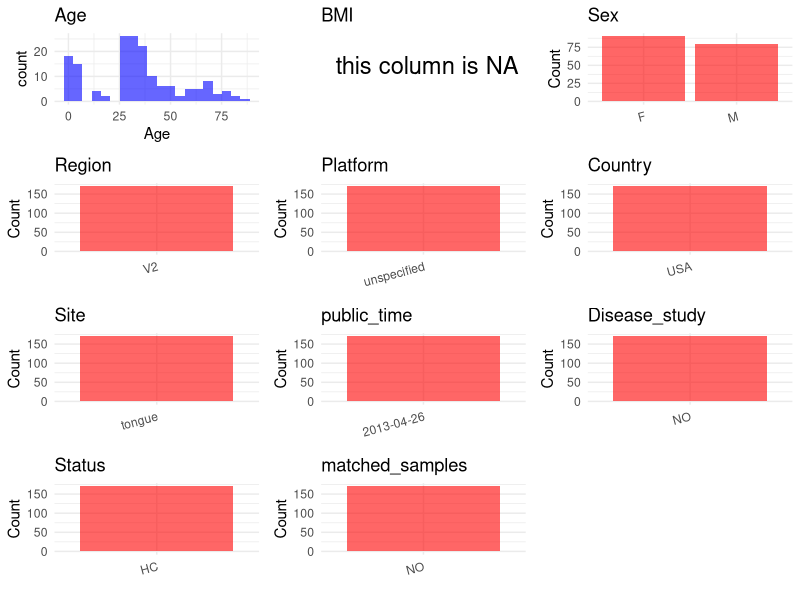

This figure's R source: (Note: this script raises an error after producing the figure.)
## ---- chunk 1
# Load necessary libraries
library(dplyr)
library(ggplot2)
library(cowplot)

# Set working directory (update this path to your local directory)
setwd("D:/oral_project/PRJEB1799")

# Read the initial metadata files
initial_meta<-read.csv("SraRunTable.csv",header = T)

# Combine the two metadata files
#meta <- rbind(initial_meta, initial_meta1)

#Remove entries non-oral samples
#initial_meta <- subset(initial_meta,isolate %in% c("saliva","tongue coat"))
initial_meta <- initial_meta[initial_meta$Organism != "gut metagenome", ]
initial_meta <- initial_meta[initial_meta$Organism != "human gut metagenome", ]
initial_meta <- initial_meta[initial_meta$Organism != "organismal metagenomes", ]
initial_meta <- initial_meta[initial_meta$Organism != "Parnassius szechenyii incognitus", ]
# Check the number of samples containing "HT" in Sample.Name (e.g., healthy controls)
#nrow(subset(meta, grepl("HT", Sample.Name)))

# Display the first few rows of the metadata
head(initial_meta)
## ---- chunk 2
# Create a uniform metadata dataframe
metadata <- data.frame(
  BioProject = initial_meta$BioProject,
  Run = initial_meta$Run,
  sample_name = initial_meta$Sample.Name,
  Age = initial_meta$AGE,
  BMI = NA,
  Sex = initial_meta$sex,
  Region = initial_meta$target_subfragment..exp.,
  Platform = initial_meta$Instrument,
  Country = initial_meta$geo_loc_name_country,
  Site = "tongue",
  public_time = "2013-04-26",
  PCR_primers = initial_meta$pcr_primers..exp.,
  stringsAsFactors = FALSE
)
## ---- chunk 3
metadata <- metadata %>%
  mutate(Sex = recode(Sex, "47" = "M", "48" = "F"))
## ---- chunk 4
# Add information obtained from the publication
metadata$title <- "Prevalence and Source of Fecal and Oral Bacteria on Infant, Child, and Adult Hands"
metadata$Disease_study <- "NO"
# Assign disease status based on sample_name patterns
metadata$Status <- "HC"

#extract subject id by remove prefix of sample_name
metadata$sample_name <- gsub("SAMEA", "", metadata$sample_name)

# Check initial data distribution
cat("Initial sample distribution:\n")
table(metadata$sample_name)
table(metadata$Site)

# Calculate sampling frequency per subject
sample_counts <- table(metadata$sample_name)
cat("\nNumber of samples per subject:\n")
print(sample_counts)

# Create matched_samples column
metadata$matched_samples <- ifelse(metadata$sample_name %in% names(sample_counts[sample_counts >= 2]), "YES", "NO")

## ---- chunk 5
# Check the number of unique runs and sample names
print(paste("Number of unique runs:", length(unique(metadata$Run))))
print(paste("Number of unique sample names:", length(unique(metadata$sample_name))))
## ---- chunk 6
# Select columns for visualization
plot_data <- metadata %>%
  select(-BioProject, -Run, -sample_name, -title)

# Function to create simple plots for each column
create_simple_plots <- function(data) {
  plots <- list()
  
  for (col in colnames(data)) {
    # Check if the column is all NA
    if (all(is.na(data[[col]]))) {
      # Create an empty plot with text indicating all NA
      p <- ggplot() +
        annotate("text", x = 0.5, y = 0.5, label = "this column is NA", size = 6) +
        labs(title = col) +
        theme_void()
    } else if (is.numeric(data[[col]])) {
      # Numeric variable: histogram
      p <- ggplot(data, aes(x = .data[[col]])) +
        geom_histogram(fill = "blue", alpha = 0.6, bins = 20, na.rm = TRUE) +
        labs(title = col) +
        theme_minimal()
    } else {
      # Categorical variable: bar plot (remove NA values)
      count_data <- as.data.frame(table(data[[col]], useNA = "ifany"))
      p <- ggplot(count_data, aes(x = reorder(Var1, -Freq), y = Freq)) +
        geom_col(fill = "red", alpha = 0.6) +
        labs(title = col, x = NULL, y = "Count") +
        theme_minimal() +
        theme(axis.text.x = element_text(angle = 15, hjust = 1))
    }
    plots[[col]] <- p
  }
  
  return(plots)
}

# Generate and arrange plots
plots <- create_simple_plots(plot_data)
p<-plot_grid(plots$Age, 
          plots$BMI, 
          plots$Sex, 
          plots$Region, 
          plots$Platform, 
          plots$Country, 
          plots$Site,
          plots$public_time, 
          plots$Disease_study,
          plots$Status,
          plots$matched_samples,# add 
          ncol = 3, align = "hv", axis = "lb")
ggsave("Metadata_Summary.png", plot = p, width = 8, height = 6, dpi = 150)
## ---- chunk 7
knitr::include_graphics("Metadata_Summary.png")
## ---- chunk 8
# Reorder columns to match the desired format
metadata <- metadata[, c(
  "BioProject", "Run", "sample_name", "Age", "BMI", "Sex", 
  "Region", "Platform", "Country", "Site", "public_time", 
  "PCR_primers", "title", "Disease_study", "Status","matched_samples"
)]

# Export the uniform metadata to a CSV file
write.csv(metadata, file = "metadata.csv", quote = TRUE, row.names = FALSE)
head(metadata)
